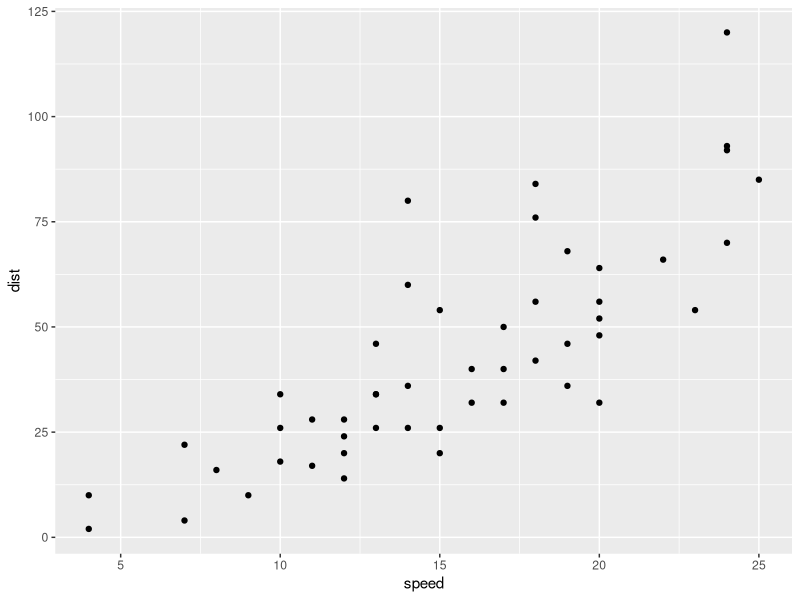
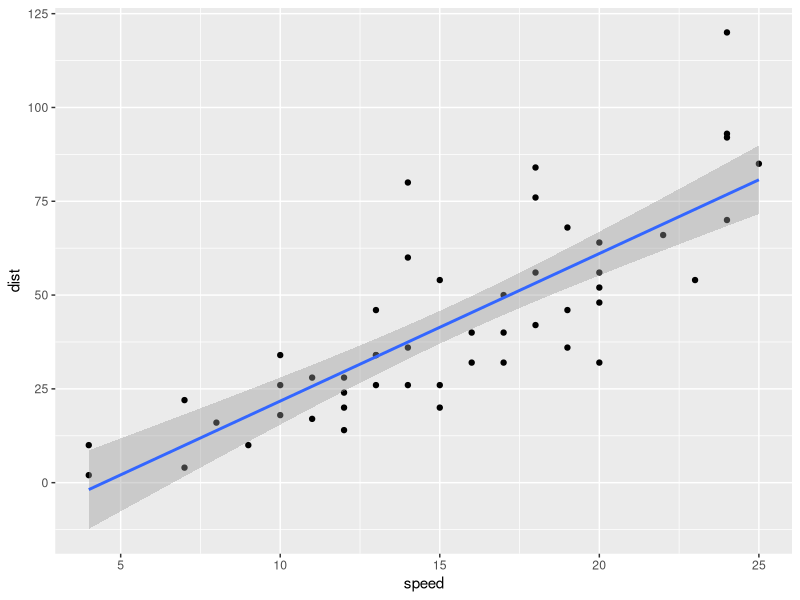

Write R code to recreate these figures, in order.
library("ggplot2")
library("dplyr")

cars
qplot(data=cars, x=speed, y=dist)

# estimate the regression
# dist = b_1 + b_2 * speed
model <- lm(data=cars, dist~speed)
summary(model)

new_data <- data_frame(speed=c(45, 55))
cars
new_data
predict(model, newdata = new_data)
base <- qplot(data=cars, x=speed, y=dist)
base + stat_smooth(method = "lm")


cars_subset <- cars[1:20, ]
cars_subset
model_2 <- lm(data=cars_subset, dist~speed)
summary(model_2)

t_cr <- qnorm(0.975)
t_cr
confint(model_2)
confint(model_2, level = 0.99)


swiss
help(swiss)

model_f <- lm(data=swiss, 
      Fertility~Agriculture+Catholic)
summary(model_f)



